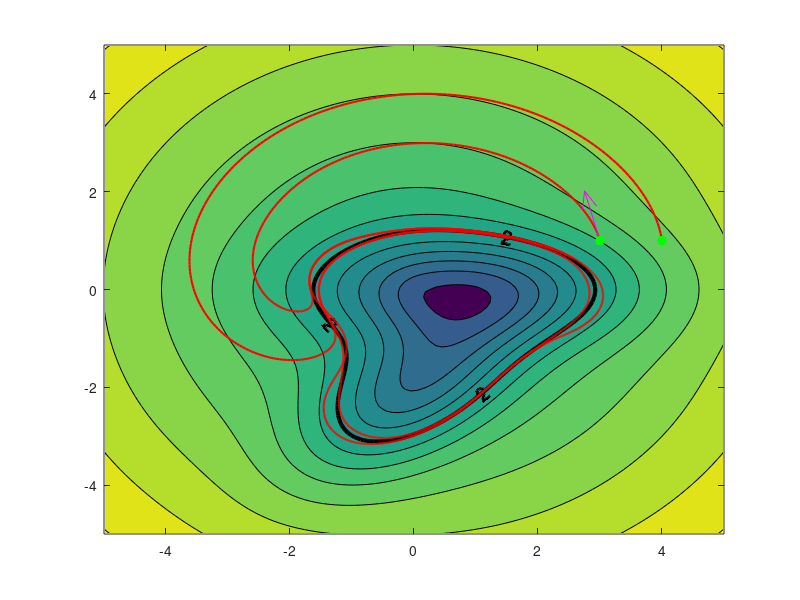

This chart was generated by the following MATLAB code: (Note: this script raises an error after producing the figure.)
clc; clear all;
%Constants
r0 = [-2;0];
thresh = .52;
i = 2;
maxcycles = 2000;
arrowScale = 40;
video_flag = false;

dt=0.01; % step size or sampling frequency
R = [0, 1; -1, 0];
k1 = 10;
k2 = 1;
zd = 2;
a = [1;0];
b = [0;-2];
S1 = 0.9*[(1/sqrt(30)) 0;0 1];
S2 = 0.9*[1 0;0 (1/sqrt(15))];
A = (sqrt(2)/2)*[1 -1;1 1];
r1dot = zeros(2,maxcycles);
r2dot = zeros(2,maxcycles);

% initial positions of robots
r1(1,1) = 3;
r1(2,1) = 1;
r2(1,1) = 4;
r2(2,1) = 1;

a = [1, 0]';
b = [0,-2]';
S1 = .9 *[1/sqrt(30), 0;0,1];
S2 = .9 *[1,0;0,1/sqrt(15)];
A = sqrt(2)/2 * [1,-1;1,1];
g = 0.2;

%Prepare video
if video_flag
    figure;
    %pause;
    myVideo = VideoWriter('animation3.mp4', 'MPEG-4');
    myVideo.FrameRate = 100;
    myVideo.Quality = 100;
    open(myVideo);
end

%Prepare plot
D = (norm(r1-r0)+norm(r2-r0))/2;

% Create Contour Plot
xMIN = -5;
xMAX = 5;
yMIN = -5;
yMAX = 5;

xlim([xMIN xMAX])
ylim([yMIN yMAX])

x = linspace(xMIN,xMAX);
y = linspace(yMIN,yMAX);
[X,Y] = meshgrid(x,y);
Z = zeros(length(y),length(x));
for i = 1:length(x)
    for j = 1:length(y)
        Z(j,i) = 2-exp(-([X(1,i);Y(j,1)]-a)'*S1*([X(1,i);Y(j,1)]-a))-exp(-([X(1,i);Y(j,1)]-b)'*A'*S2*A*([X(1,i);Y(j,1)]-b))+g*norm([X(1,i);Y(j,1)]);
    end
end
C_levels = [0,2,1:.2:3.5]; 
[M,d] = contourf(X,Y,Z,C_levels); hold on
[C,h] = contour(X, Y, Z, [2 2], 'k', 'LineWidth', 3); 
clabel(C,h,2,'FontWeight','bold','FontSize',15) % Label 2 contour

%Main loop
i = 2;
while D > thresh && i < maxcycles
    
    %Calculate Velocities
    w = (r1(:,i-1) - r2(:,i-1)) / norm(r1(:,i-1) - r2(:,i-1));
    v = R*w;
    r1dot(:,i-1) = k1*(( 2 - exp(-((r1(:,i-1)) -a)'*S1*((r1(:,i-1))-a)) - exp(-((r1(:,i-1))-b)'*A'*S2*A*((r1(:,i-1))-b)) + g*norm(r1(:,i-1))) - zd)*v + k2*w;
    r2dot(:,i-1) = k1*(( 2 - exp(-((r2(:,i-1)) -a)'*S1*((r2(:,i-1))-a)) - exp(-((r2(:,i-1))-b)'*A'*S2*A*((r2(:,i-1))-b)) + g*norm(r2(:,i-1))) - zd)*v + k2*w;

    %Update motion
    r1(:,i) = r1(:,i-1) + r1dot(:,i-1)*dt;
    r2(:,i) = r2(:,i-1) + r2dot(:,i-1)*dt;
    
    %Update D
    D = (norm(r1-r0)+norm(r2-r0))/2;
    
    %Plotting Trajectory
    plot([r1(1,i-1) r1(1,i)],[r1(2,i-1) r1(2,i)],'r','LineWidth',1.5);
    plot([r2(1,i-1) r2(1,i)],[r2(2,i-1) r2(2,i)],'r','LineWidth',1.5); 
    
    % Video recording
    if video_flag
        frame = getframe(gcf);
        writeVideo(myVideo, frame);
    end
    
    i = i + 1;
end

%Plotting 
plot(r1(1,1),r1(2,1),'go','MarkerFaceColor','g')
plot(r2(1,1),r2(2,1),'go','MarkerFaceColor','g')
A = [2,50,100,200,500,800];
arrowScale = [.25,.25,.25,.5,.5,.5];
for j = 1:length(A)
    for i = A(j) 
           plot(r1(1,i-1),r1(2,i-1),'go','MarkerFaceColor','g')
           plot(r2(1,i-1),r2(2,i-1),'go','MarkerFaceColor','g')
           qp1 = quiver(r1(1,i-1),r1(2,i-1),r1dot(1,i-1)*arrowScale(j),r1dot(2,i-1)*arrowScale(j),'m','AutoScale','off');
           qp1.LineWidth = 1.5;
           qp1.MaxHeadSize = .5;
           qp2 = quiver(r2(1,i-1),r2(2,i-1),r2dot(1,i-1)*arrowScale(j),r2dot(2,i-1)*arrowScale(j),'m','AutoScale','off');
           qp2.LineWidth = 1.5;
           qp2.MaxHeadSize = .5;
    end
end

plot(r1(1,end),r1(2,end),'ro','MarkerFaceColor','r')
plot(r2(1,end),r2(2,end),'ro','MarkerFaceColor','r')

if video_flag
        frame = getframe(gcf);
        writeVideo(myVideo, frame);
end
if video_flag; close(myVideo); end
hold off
    